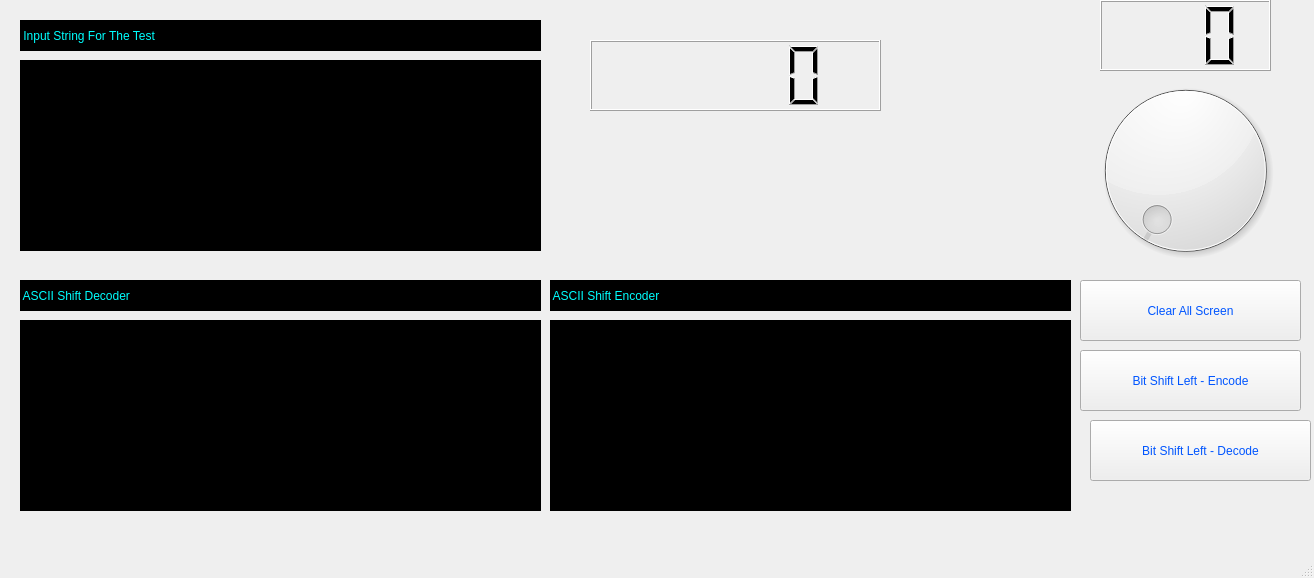
<?xml version="1.0" encoding="UTF-8"?>
<ui version="4.0">
 <class>MainWindow</class>
 <widget class="QMainWindow" name="MainWindow">
  <property name="geometry">
   <rect>
    <x>0</x>
    <y>0</y>
    <width>1314</width>
    <height>578</height>
   </rect>
  </property>
  <property name="windowTitle">
   <string>MainWindow</string>
  </property>
  <widget class="QWidget" name="centralwidget">
   <widget class="QPushButton" name="Left_pushButton">
    <property name="geometry">
     <rect>
      <x>1080</x>
      <y>350</y>
      <width>221</width>
      <height>61</height>
     </rect>
    </property>
    <property name="styleSheet">
     <string notr="true">font: 11pt &quot;MS Shell Dlg 2&quot;;
color: rgb(0, 85, 255);
</string>
    </property>
    <property name="text">
     <string>Bit Shift Left - Encode</string>
    </property>
   </widget>
   <widget class="QTextEdit" name="Con_textEdit">
    <property name="geometry">
     <rect>
      <x>550</x>
      <y>320</y>
      <width>521</width>
      <height>191</height>
     </rect>
    </property>
    <property name="styleSheet">
     <string notr="true">background-color: rgb(0, 0, 0);
font: 12pt &quot;Arial&quot;;
color: rgb(85, 255, 0);</string>
    </property>
   </widget>
   <widget class="QPushButton" name="Con_Clear_pushButton_2">
    <property name="geometry">
     <rect>
      <x>1080</x>
      <y>280</y>
      <width>221</width>
      <height>61</height>
     </rect>
    </property>
    <property name="styleSheet">
     <string notr="true">font: 11pt &quot;MS Shell Dlg 2&quot;;
color: rgb(0, 85, 255);
</string>
    </property>
    <property name="text">
     <string>Clear All Screen</string>
    </property>
   </widget>
   <widget class="QTextEdit" name="Con_textEdit_2">
    <property name="geometry">
     <rect>
      <x>20</x>
      <y>320</y>
      <width>521</width>
      <height>191</height>
     </rect>
    </property>
    <property name="styleSheet">
     <string notr="true">background-color: rgb(0, 0, 0);
font: 12pt &quot;Arial&quot;;
color: rgb(85, 255, 0);</string>
    </property>
   </widget>
   <widget class="QLabel" name="label">
    <property name="geometry">
     <rect>
      <x>550</x>
      <y>280</y>
      <width>521</width>
      <height>31</height>
     </rect>
    </property>
    <property name="styleSheet">
     <string notr="true">background-color: rgb(0, 0, 0);
font: 11pt &quot;Arial&quot;;
color: rgb(0, 255, 255);</string>
    </property>
    <property name="text">
     <string> ASCII Shift Encoder</string>
    </property>
   </widget>
   <widget class="QLabel" name="label_2">
    <property name="geometry">
     <rect>
      <x>20</x>
      <y>280</y>
      <width>521</width>
      <height>31</height>
     </rect>
    </property>
    <property name="styleSheet">
     <string notr="true">background-color: rgb(0, 0, 0);
font: 11pt &quot;Arial&quot;;
color: rgb(0, 255, 255);</string>
    </property>
    <property name="text">
     <string> ASCII Shift Decoder</string>
    </property>
   </widget>
   <widget class="QTextEdit" name="Con_textEdit_3">
    <property name="geometry">
     <rect>
      <x>20</x>
      <y>60</y>
      <width>521</width>
      <height>191</height>
     </rect>
    </property>
    <property name="styleSheet">
     <string notr="true">background-color: rgb(0, 0, 0);
font: 12pt &quot;Arial&quot;;
color: rgb(85, 255, 0);</string>
    </property>
   </widget>
   <widget class="QLabel" name="label_3">
    <property name="geometry">
     <rect>
      <x>20</x>
      <y>20</y>
      <width>521</width>
      <height>31</height>
     </rect>
    </property>
    <property name="styleSheet">
     <string notr="true">background-color: rgb(0, 0, 0);
font: 11pt &quot;Arial&quot;;
color: rgb(0, 255, 255);</string>
    </property>
    <property name="text">
     <string> Input String For The Test</string>
    </property>
   </widget>
   <widget class="QPushButton" name="Left_pushButton_2">
    <property name="geometry">
     <rect>
      <x>1090</x>
      <y>420</y>
      <width>221</width>
      <height>61</height>
     </rect>
    </property>
    <property name="styleSheet">
     <string notr="true">font: 11pt &quot;MS Shell Dlg 2&quot;;
color: rgb(0, 85, 255);
</string>
    </property>
    <property name="text">
     <string>Bit Shift Left - Decode</string>
    </property>
   </widget>
   <widget class="QDial" name="dial">
    <property name="geometry">
     <rect>
      <x>1070</x>
      <y>70</y>
      <width>231</width>
      <height>201</height>
     </rect>
    </property>
    <property name="maximum">
     <number>10</number>
    </property>
   </widget>
   <widget class="QLCDNumber" name="lcdNumber">
    <property name="geometry">
     <rect>
      <x>1100</x>
      <y>0</y>
      <width>171</width>
      <height>71</height>
     </rect>
    </property>
    <property name="digitCount">
     <number>3</number>
    </property>
   </widget>
   <widget class="QLCDNumber" name="lcdNumber_2">
    <property name="geometry">
     <rect>
      <x>590</x>
      <y>40</y>
      <width>291</width>
      <height>71</height>
     </rect>
    </property>
    <property name="mode">
     <enum>QLCDNumber::Hex</enum>
    </property>
    <property name="value" stdset="0">
     <double>0.000000000000000</double>
    </property>
   </widget>
  </widget>
  <widget class="QMenuBar" name="menubar">
   <property name="geometry">
    <rect>
     <x>0</x>
     <y>0</y>
     <width>1314</width>
     <height>27</height>
    </rect>
   </property>
  </widget>
  <widget class="QStatusBar" name="statusbar"/>
 </widget>
 <resources/>
 <connections/>
</ui>
